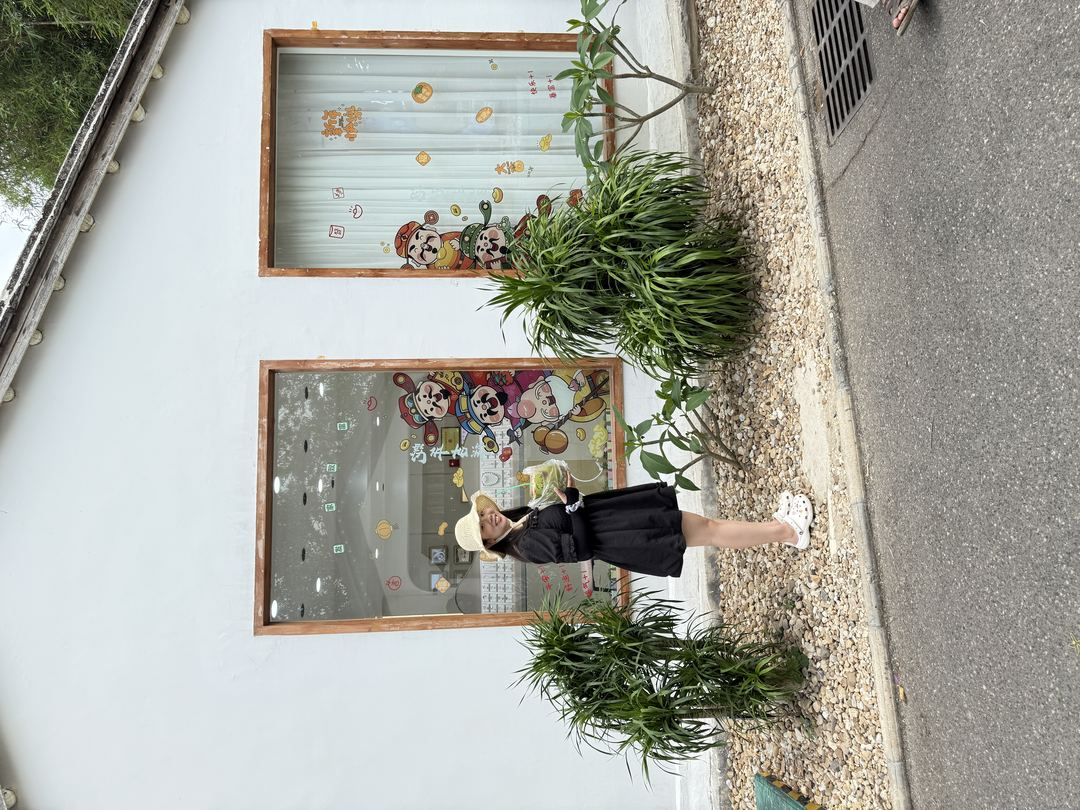
#> input picture 7749658f7c83bce1c44ce6f4a514c8c40bb57879/birthday/pictures/云南/漫画/beihai-trip.jpg, 1080 x 810 px
$ python organize_yunnan.py
#> lines starting #> are read from the running program, lines starting #| are printed output that depends on the picture
# -*- coding: utf-8 -*-
"""Organize Yunnan photos: exact/near dedupe + people-focused sorting."""
from __future__ import annotations

import hashlib
import json
import os
import shutil
from collections import defaultdict
from pathlib import Path

from PIL import Image, ImageOps, UnidentifiedImageError

ROOT = Path(r"D:\GitLocal\JefferyLin1998.github.io\7749658f7c83bce1c44ce6f4a514c8c40bb57879\birthday\pictures\云南")
KEEP_DIR = ROOT / "_整理" / "人物重点"
LANDSCAPE_DIR = ROOT / "_整理" / "风景或其他"
DUP_DIR = ROOT / "_整理" / "重复备份"
NEAR_DUP_DIR = ROOT / "_整理" / "近似重复备份"
REPORT = ROOT / "_整理" / "整理报告.json"

IMG_EXTS = {".jpg", ".jpeg", ".png", ".heic", ".webp", ".bmp"}


def iter_images(root: Path):
    for p in root.rglob("*"):
        if not p.is_file():
            continue
        if "_整理" in p.parts:
            continue
        if p.suffix.lower() in IMG_EXTS:
            yield p


def file_md5(path: Path, chunk=1024 * 1024) -> str:
    h = hashlib.md5()
    with path.open("rb") as f:
        while True:
            b = f.read(chunk)
            if not b:
                break
            h.update(b)
    return h.hexdigest()


def average_hash(path: Path, size: int = 16) -> str | None:
    try:
        with Image.open(path) as im:
            im = ImageOps.exif_transpose(im)
            im = im.convert("L").resize((size, size), Image.Resampling.BILINEAR)
            pixels = list(im.getdata())
    except (UnidentifiedImageError, OSError, ValueError):
        return None
    avg = sum(pixels) / len(pixels)
    bits = "".join("1" if px >= avg else "0" for px in pixels)
    # pack to hex
    return f"{int(bits, 2):0{size * size // 4}x}"


def hamming(a: str, b: str) -> int:
    if a is None or b is None or len(a) != len(b):
        return 999
    x = int(a, 16) ^ int(b, 16)
    return x.bit_count()


def detect_faces(path: Path, cascade) -> tuple[int, float]:
    """Return (face_count, largest_face_area_ratio)."""
    import cv2
    import numpy as np

    try:
        with Image.open(path) as im:
            im = ImageOps.exif_transpose(im)
            im = im.convert("RGB")
            # downscale for speed
            max_side = 960
            w, h = im.size
            scale = min(1.0, max_side / max(w, h))
            if scale < 1:
                im = im.resize((int(w * scale), int(h * scale)), Image.Resampling.BILINEAR)
            arr = np.array(im)[:, :, ::-1]  # RGB->BGR
    except Exception:
        return 0, 0.0

    gray = cv2.cvtColor(arr, cv2.COLOR_BGR2GRAY)
    faces = cascade.detectMultiScale(gray, scaleFactor=1.1, minNeighbors=5, minSize=(40, 40))
    if len(faces) == 0:
        return 0, 0.0
    img_area = arr.shape[0] * arr.shape[1]
    largest = max(int(fw) * int(fh) for (_, _, fw, fh) in faces)
    return len(faces), largest / img_area


def safe_move(src: Path, dest_dir: Path) -> Path:
    dest_dir.mkdir(parents=True, exist_ok=True)
    dest = dest_dir / src.name
    if dest.exists():
        stem, suf = src.stem, src.suffix
        i = 1
        while True:
            cand = dest_dir / f"{stem}_{i}{suf}"
            if not cand.exists():
                dest = cand
                break
            i += 1
    shutil.move(str(src), str(dest))
    return dest


def main():
    files = list(iter_images(ROOT))
    print(f"found {len(files)} images")

    # 1) exact duplicates by md5
    md5_map: dict[str, list[Path]] = defaultdict(list)
    for i, p in enumerate(files, 1):
        if i % 100 == 0:
            print(f"hashing {i}/{len(files)}")
        try:
            md5_map[file_md5(p)].append(p)
        except OSError as e:
            print("skip", p.name, e)

    exact_keep = []
    exact_dups = []
    for paths in md5_map.values():
        paths = sorted(paths, key=lambda x: (-x.stat().st_size, x.name))
        exact_keep.append(paths[0])
        exact_dups.extend(paths[1:])

    print(f"exact unique={len(exact_keep)}, exact dups={len(exact_dups)}")

    # 2) near-duplicates by average hash among unique files
    hashes = {}
    for i, p in enumerate(exact_keep, 1):
        if i % 100 == 0:
            print(f"ahash {i}/{len(exact_keep)}")
        hashes[p] = average_hash(p)
#> in average_hash, im is the input picture: PIL image 1080x810 RGB; mean R, G, B 164.5, 165.1, 156.8
#> in average_hash, `im = ImageOps.exif_transpose(im)`:
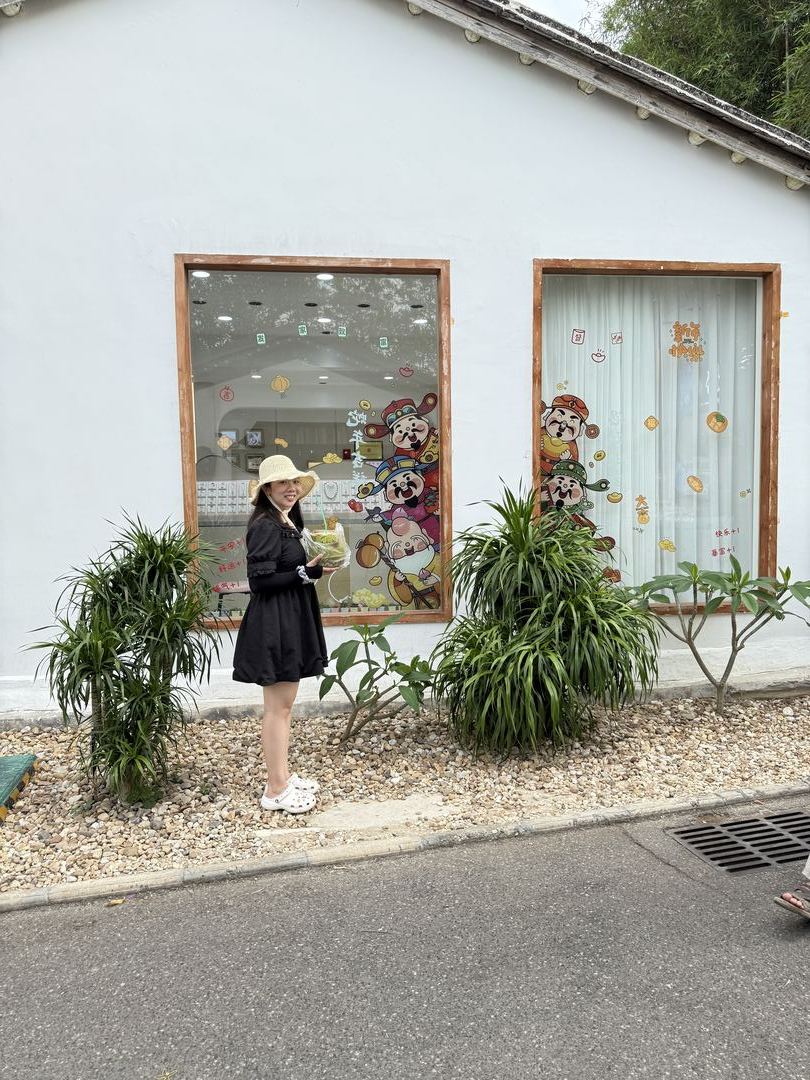
#> im: PIL image 810x1080 RGB; mean R, G, B 164.5, 165.1, 156.8
#> in average_hash, `im = im.convert("L").resize((size, size), Image.Resampling.BILINEAR)`:
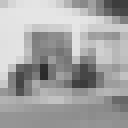
#> im: PIL image 16x16 L (shown 8 times larger); min 43, max 230, mean 163.9
#> in average_hash, `pixels = list(im.getdata())`: pixels = 256 values, max 230 at index 39, min 43 at index 149, mean 163.9
#> in average_hash, `avg = sum(pixels) / len(pixels)`: avg = 163.9

    near_groups = []
    used = set()
    items = [(p, h) for p, h in hashes.items() if h]
#> items = 1 item
    for i, (p, h) in enumerate(items):
        if p in used:
            continue
        group = [p]
        used.add(p)
        for q, hq in items[i + 1 :]:
            if q in used:
                continue
            if hamming(h, hq) <= 5:  # very similar
                group.append(q)
                used.add(q)
        if len(group) > 1:
            near_groups.append(group)
#> this loop made 1 pass
#> after the loop, near_groups = []; used = 1 item

    near_keep = []
    near_dups = []
    for group in near_groups:
        group = sorted(group, key=lambda x: (-x.stat().st_size, x.name))
        near_keep.append(group[0])
        near_dups.extend(group[1:])
#> this loop made 0 passes
#> after the loop, near_dups = []; near_keep = []

    # remaining uniques not in any near group
    near_dup_set = set(near_dups)
#> near_dup_set = 0 items
    final_candidates = [p for p in exact_keep if p not in near_dup_set]
#> final_candidates = 1 item
    print(f"after near-dedupe candidates={len(final_candidates)}, near dups={len(near_dups)}")
#| after near-dedupe candidates=1, near dups=0

    # 3) face detection if available
    people = []
    others = []
    face_stats = {}
    try:
        import cv2

        cascade_path = cv2.data.haarcascades + "haarcascade_frontalface_default.xml"
        cascade = cv2.CascadeClassifier(cascade_path)
        has_cv = True
        print("opencv face detection enabled")
    except Exception as e:
        has_cv = False
        cascade = None
        print("no opencv, skip face detection:", e)

    if has_cv:
        for i, p in enumerate(final_candidates, 1):
            if i % 50 == 0:
                print(f"faces {i}/{len(final_candidates)}")
            n, ratio = detect_faces(p, cascade)
#> in detect_faces, `gray = cv2.cvtColor(arr, cv2.COLOR_BGR2GRAY)`:
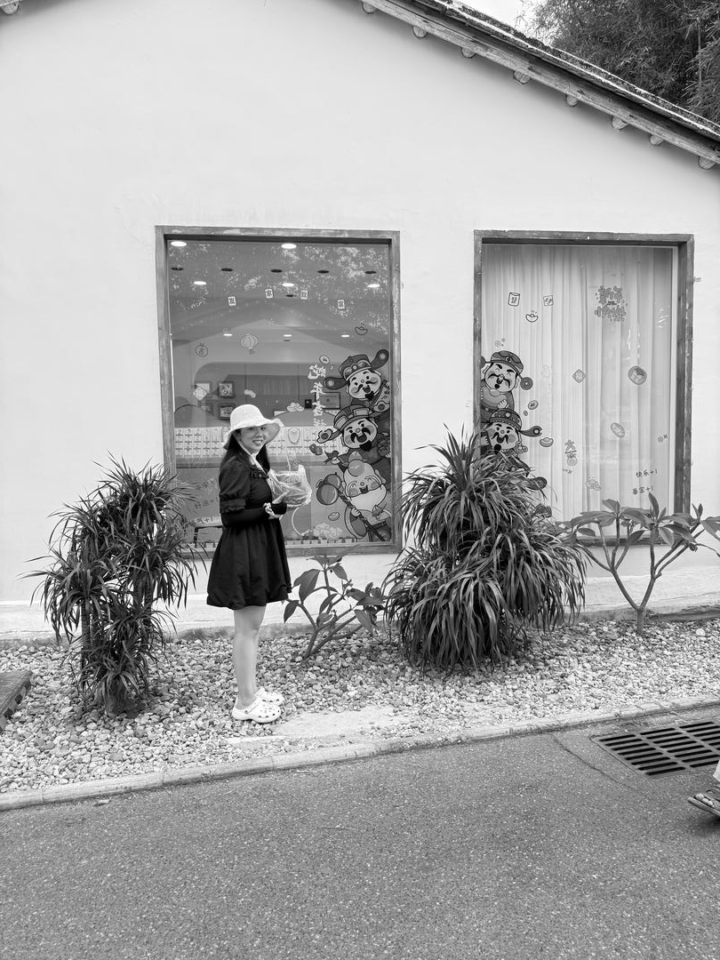
#> gray: shape (960, 720); min 0, max 255, mean 164
#> in detect_faces, `faces = cascade.detectMultiScale(gray, scaleFactor=1.1, minNeighbors=5..`: faces = ()
#> n = 0; ratio = 0
            face_stats[str(p.name)] = {"faces": n, "largest_ratio": round(ratio, 4)}
            # people-focused: at least 1 face and largest face not tiny
            if n >= 1 and ratio >= 0.01:
                people.append((p, n, ratio))
            else:
                others.append(p)
        people.sort(key=lambda x: (-x[2], -x[1], x[0].name))
    else:
        others = list(final_candidates)

    # 4) move files
    moved = {"exact_dups": [], "near_dups": [], "people": [], "others": []}

    for p in exact_dups:
        dest = safe_move(p, DUP_DIR)
        moved["exact_dups"].append(dest.name)

    for p in near_dups:
        if p.exists():
            dest = safe_move(p, NEAR_DUP_DIR)
            moved["near_dups"].append(dest.name)

    for p, n, ratio in people:
        if p.exists():
            dest = safe_move(p, KEEP_DIR)
            moved["people"].append({"file": dest.name, "faces": n, "largest_ratio": round(ratio, 4)})

    for p in others:
        if p.exists():
            dest = safe_move(p, LANDSCAPE_DIR)
            moved["others"].append(dest.name)
#> this loop made 1 pass
#> (stem in safe_move, suf in safe_move) on pass 1: ('beihai-trip', '.jpg')

    report = {
        "total_input": len(files),
        "exact_unique": len(exact_keep),
        "exact_duplicates_moved": len(moved["exact_dups"]),
        "near_duplicates_moved": len(moved["near_dups"]),
        "people_focused": len(moved["people"]),
        "landscape_or_other": len(moved["others"]),
        "people_top": moved["people"][:40],
        "folders": {
            "人物重点": str(KEEP_DIR),
            "风景或其他": str(LANDSCAPE_DIR),
            "重复备份": str(DUP_DIR),
            "近似重复备份": str(NEAR_DUP_DIR),
        },
    }
    REPORT.parent.mkdir(parents=True, exist_ok=True)
    REPORT.write_text(json.dumps(report, ensure_ascii=False, indent=2), encoding="utf-8")
    print(json.dumps({k: report[k] for k in report if k != "people_top"}, ensure_ascii=False, indent=2))
    print("report:", REPORT)


if __name__ == "__main__":
    main()
